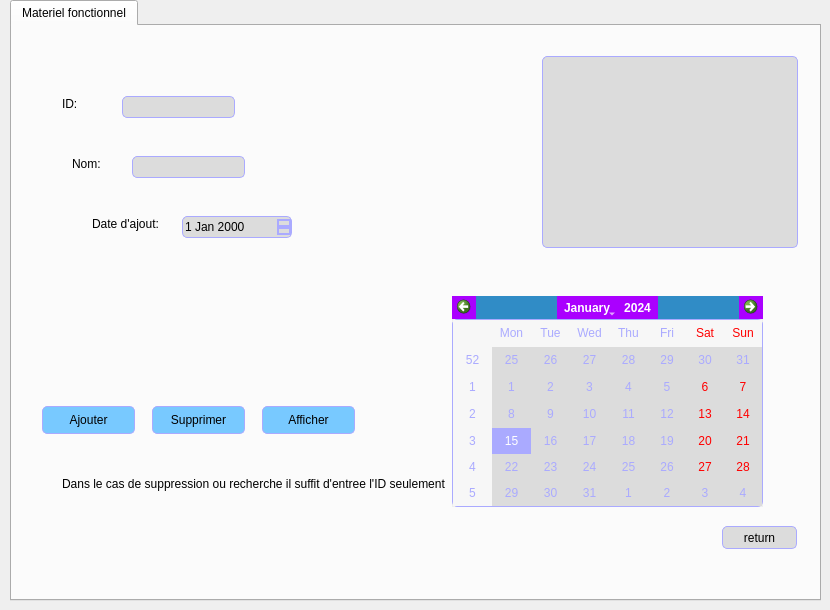
        <widget class="QWidget" name="page_22">
         <widget class="QTabWidget" name="tabWidget_15">
          <property name="geometry">
           <rect>
            <x>10</x>
            <y>0</y>
            <width>811</width>
            <height>601</height>
           </rect>
          </property>
          <widget class="QWidget" name="tab_18">
           <attribute name="title">
            <string>Materiel fonctionnel</string>
           </attribute>
           <widget class="QPushButton" name="pushButton_33">
            <property name="geometry">
             <rect>
              <x>710</x>
              <y>500</y>
              <width>75</width>
              <height>23</height>
             </rect>
            </property>
            <property name="styleSheet">
             <string notr="true">QPushButton:checked {
    background-color: qlineargradient(spread:pad, x1:0, y1:0, x2:0, y2:1,   stop:0 rgb(120, 201, 255), stop:1 rgb(120, 0, 255))
}

QPushButton:hover {

	
	background-color: rgb(255, 0, 0);
}
QPushButton {
    background-color: rgb(220,220,220);
 border: 1px solid black;
	border-color: rgb(170, 170, 255);
     border-radius: 5px;
}</string>
            </property>
            <property name="text">
             <string>return</string>
            </property>
           </widget>
           <widget class="QLineEdit" name="lineEdit_3">
            <property name="geometry">
             <rect>
              <x>110</x>
              <y>70</y>
              <width>113</width>
              <height>22</height>
             </rect>
            </property>
            <property name="styleSheet">
             <string notr="true">background-color: rgb(220,220,220);
 border: 1px solid black;
	border-color: rgb(170, 170, 255);
     border-radius: 5px;</string>
            </property>
           </widget>
           <widget class="QLineEdit" name="lineEdit_4">
            <property name="geometry">
             <rect>
              <x>120</x>
              <y>130</y>
              <width>113</width>
              <height>22</height>
             </rect>
            </property>
            <property name="styleSheet">
             <string notr="true">background-color: rgb(220,220,220);
 border: 1px solid black;
	border-color: rgb(170, 170, 255);
     border-radius: 5px;</string>
            </property>
           </widget>
           <widget class="QPushButton" name="pushButton_11">
            <property name="geometry">
             <rect>
              <x>30</x>
              <y>380</y>
              <width>93</width>
              <height>28</height>
             </rect>
            </property>
            <property name="styleSheet">
             <string notr="true">QPushButton:checked {
    background-color: qlineargradient(spread:pad, x1:0, y1:0, x2:0, y2:1,   stop:0 rgb(120, 201, 255), stop:1 rgb(120, 0, 255))
}

QPushButton:hover {

	background-color: rgb(170, 255, 255);
}
QPushButton {
     background-color: rgb(120, 201, 255); border: 1px solid black;
	border-color: rgb(170, 170, 255);
     border-radius: 5px;
}</string>
            </property>
            <property name="text">
             <string>Ajouter</string>
            </property>
           </widget>
           <widget class="QCalendarWidget" name="calendarWidget">
            <property name="geometry">
             <rect>
              <x>440</x>
              <y>270</y>
              <width>311</width>
              <height>211</height>
             </rect>
            </property>
            <property name="styleSheet">
             <string notr="true">background-color: rgb(170, 170, 255);
color: rgb(255, 255, 255);
alternate-background-color: rgb(185, 185, 185);
QCalendarWidget QToolButton
{
	background-color: rgb(170, 170, 255);
	alternate-background-color: rgb(170, 170, 255);
	color: rgb(255, 255, 255);
}
QCalendarWidget QToolButton
{
	
	background-color: rgb(170, 0, 255);
	alternate-background-color: rgb(170, 170, 255);
	color: rgb(255, 255, 255);
}
QCalendarWidget QToolView
{
	background-color: rgb(170, 170, 255);
	alternate-background-color: rgb(170, 170, 255);
	color: rgb(255, 255, 255);
}
QCalendarWidget QTableView
{
	selection-color: rgb(255, 255, 255);
	selection-background-color: rgb(170, 170, 255);
	color: rgb(170, 170, 255);
	background-color: rgb(220,220,220);
 border: 1px solid black;
	border-color: rgb(170, 170, 255);
     border-radius: 5px;
}</string>
            </property>
           </widget>
           <widget class="QLabel" name="label_7">
            <property name="geometry">
             <rect>
              <x>80</x>
              <y>190</y>
              <width>81</width>
              <height>16</height>
             </rect>
            </property>
            <property name="text">
             <string>Date d'ajout:</string>
            </property>
           </widget>
           <widget class="QPushButton" name="pushButton_12">
            <property name="geometry">
             <rect>
              <x>140</x>
              <y>380</y>
              <width>93</width>
              <height>28</height>
             </rect>
            </property>
            <property name="styleSheet">
             <string notr="true">QPushButton:checked {
    background-color: qlineargradient(spread:pad, x1:0, y1:0, x2:0, y2:1,   stop:0 rgb(120, 201, 255), stop:1 rgb(120, 0, 255))
}

QPushButton:hover {

	background-color: rgb(170, 255, 255);
}
QPushButton {
     background-color: rgb(120, 201, 255); border: 1px solid black;
	border-color: rgb(170, 170, 255);
     border-radius: 5px;
}</string>
            </property>
            <property name="text">
             <string>Supprimer</string>
            </property>
           </widget>
           <widget class="QLabel" name="label_6">
            <property name="geometry">
             <rect>
              <x>60</x>
              <y>130</y>
              <width>56</width>
              <height>16</height>
             </rect>
            </property>
            <property name="text">
             <string>Nom: </string>
            </property>
           </widget>
           <widget class="QDateEdit" name="dateEdit">
            <property name="geometry">
             <rect>
              <x>170</x>
              <y>190</y>
              <width>110</width>
              <height>22</height>
             </rect>
            </property>
            <property name="styleSheet">
             <string notr="true">QDateTimeEdit
{
background-color: rgb(220,220,220);
 border: 1px solid black;
	border-color: rgb(170, 170, 255);
     border-radius: 5px;
}
QDateTimeEdit:up-arrow
{
 border: 1px solid black;
	border-color: rgb(170, 170, 255);
     border-radius: 5px;
}
QDateTimeEdit:down-arrow
{

border: 1px solid black;
	border-color: rgb(170, 170, 255);
     border-radius: 5px;

}
QDateTimeEdit:up-button
{
 border: 1px solid black;
	border-color: rgb(170, 170, 255);
     border-radius: 5px;
}
QDateTimeEdit:down-button
{
 border: 1px solid black;
	border-color: rgb(170, 170, 255);
     border-radius: 5px;
}</string>
            </property>
           </widget>
           <widget class="QLabel" name="label_5">
            <property name="geometry">
             <rect>
              <x>50</x>
              <y>70</y>
              <width>56</width>
              <height>16</height>
             </rect>
            </property>
            <property name="text">
             <string>ID:</string>
            </property>
           </widget>
           <widget class="QPushButton" name="pushButton_15">
            <property name="geometry">
             <rect>
              <x>250</x>
              <y>380</y>
              <width>93</width>
              <height>28</height>
             </rect>
            </property>
            <property name="styleSheet">
             <string notr="true">QPushButton:checked {
    background-color: qlineargradient(spread:pad, x1:0, y1:0, x2:0, y2:1,   stop:0 rgb(120, 201, 255), stop:1 rgb(120, 0, 255))
}

QPushButton:hover {

	background-color: rgb(170, 255, 255);
}
QPushButton {
     background-color: rgb(120, 201, 255); border: 1px solid black;
	border-color: rgb(170, 170, 255);
     border-radius: 5px;
}</string>
            </property>
            <property name="text">
             <string>Afficher</string>
            </property>
           </widget>
           <widget class="QLabel" name="label_43">
            <property name="geometry">
             <rect>
              <x>50</x>
              <y>450</y>
              <width>451</width>
              <height>16</height>
             </rect>
            </property>
            <property name="text">
             <string>Dans le cas de suppression ou recherche il suffit d'entree l'ID seulement</string>
            </property>
           </widget>
           <widget class="QTableView" name="tableView_2">
            <property name="geometry">
             <rect>
              <x>530</x>
              <y>30</y>
              <width>256</width>
              <height>192</height>
             </rect>
            </property>
            <property name="styleSheet">
             <string notr="true">background-color: rgb(220,220,220);
 border: 1px solid black;
	border-color: rgb(170, 170, 255);
     border-radius: 5px;</string>
            </property>
           </widget>
          </widget>
         </widget>
        </widget>
